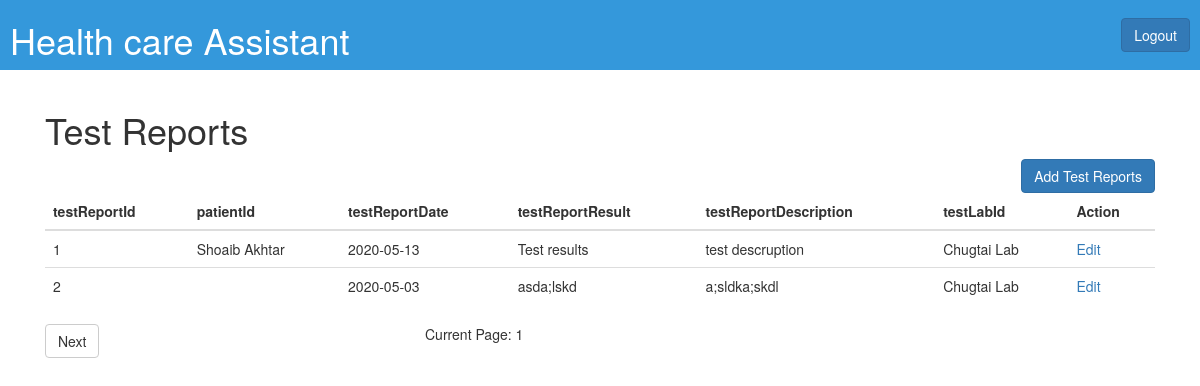
Page /test-report/index.php (signed in) on the committed database.
### tables this page shows
CREATE TABLE `test_report` (
  `testReportId` int(255) NOT NULL,
  `patientId` int(255) DEFAULT NULL,
  `testReportDate` date DEFAULT NULL,
  `testReportResult` varchar(255) DEFAULT NULL,
  `testReportDescription` text DEFAULT NULL,
  `testLabId` int(255) DEFAULT NULL
);

CREATE TABLE `patient` (
  `patientId` int(255) NOT NULL,
  `patientName` varchar(255) DEFAULT NULL,
  `patientAddress` varchar(255) DEFAULT NULL,
  `patientContact` varchar(255) DEFAULT NULL,
  `patientDob` date DEFAULT NULL,
  `patientPicture` varchar(255) DEFAULT NULL,
  `patientCnic` varchar(255) DEFAULT NULL,
  `patientPassword` varchar(255) DEFAULT NULL,
  `patientGender` varchar(255) DEFAULT NULL
);

CREATE TABLE `test_lab` (
  `testLabId` int(255) NOT NULL,
  `testLabName` text DEFAULT NULL,
  `testLabAddress` varchar(255) DEFAULT NULL,
  `testLabPhone` varchar(255) DEFAULT NULL
);

### functions.php (called while the page is built, shortened)
<?php
require('connection.php');
function getTestReports( $offset,  $limit) {
    global $mysqli;
    $query = "SELECT * FROM test_report LIMIT ".$limit." OFFSET ".$offset;
    $queryResult = $mysqli -> query($query);
    $reports = [];
    if($queryResult) {
        $reports = $queryResult -> fetch_all(MYSQLI_ASSOC);
    }
    else {
        echo "Error in executing query\n";
        echo $mysqli->error;
    }
    return $reports;
}
function getPatientNameById($id){
    global $mysqli;
    $query = "SELECT patientName  FROM patient WHERE patientId=".$id;
    $patient = NULL;
    $queryResult = $mysqli -> query($query);
    if($queryResult)
    {
        $patient = $queryResult -> fetch_assoc();
    }
    else
    {
        echo "Error in executing query";
    }
    return $patient['patientName'];
}
function getTestLabNameById($id){
    global $mysqli;
    $query = "SELECT testLabName  FROM test_lab WHERE testLabId=".$id;
    $lab = NULL;
    $queryResult = $mysqli -> query($query);
    if($queryResult)
    {
        $lab = $queryResult -> fetch_assoc();
    }
    else
    {
        echo "Error in executing query";
    }
    return $lab['testLabName'];
}
?>

### test-report/index.php (the view, shortened to what this page needs)
<?php
    require("../functions.php");
    $pageNum = 0;
    $limit = 20;
    $offset = $pageNum * $limit;
    $testReports = getTestReports( $offset,  $limit);
?>
<!DOCTYPE html>
<html lang="en" xmlns="http://www.w3.org/1999/html">
<head>
    <link rel="stylesheet" type="text/css" href="../style1.css">
    <link rel="stylesheet" href="https://maxcdn.bootstrapcdn.com/bootstrap/3.4.0/css/bootstrap.min.css">
</head>
<body class="bg">
    <div id="header">
        <h1><a href="../adminportal.php" style="text-decoration:none; color: white;">Health care Assistant</a></h1>
        <a href="../logout-admin.php" class="btn btn-primary">Logout</a>
    </div>
    <div class="container">
        <div class="col-md-12">
        <h1>Test Reports</h1>
            <div class="action-btns">
                <a href="add.php" class="btn btn-primary pull-right">Add Test Reports</a>
            </div>
            <table class="table" id="prescription-table">
                <thead class="thead-light">
                    <tr>
                        <th scope="col">testReportId</th>
                        <th scope="col">patientId</th>
                        <th scope="col">testReportDate</th>
                        <th scope="col">testReportResult</th>
                        <th scope="col">testReportDescription</th>
                        <th scope="col">testLabId</th>
                        <th scope="col">Action</th>
                    </tr>
                </thead>
                <tbody>
                    <?php for ($i=0; $i < count($testReports); $i++) { ?>
                    <tr>
                        <td><?php echo $testReports[$i]['testReportId']; ?></td>
                        <td><?php echo getPatientNameById($testReports[$i]['patientId']); ?></td>
                        <td><?php echo $testReports[$i]['testReportDate']; ?></td>
                        <td><?php echo $testReports[$i]['testReportResult']; ?></td>
                        <td><?php echo $testReports[$i]['testReportDescription']; ?></td>
                        <td><?php echo getTestLabNameById($testReports[$i]['testLabId']); ?></td>
                        <td><a href="edit.php?testReportId=<?php echo $testReports[$i]['testReportId']; ?>">Edit</a></td>
                    </tr>
                    <?php } ?>
                </tbody>
            </table>
            <div class="row">
                <div class="col-md-4">
                    <div class="btn-group" role="group">
                        <a href="index.php?pageNum=<?php echo $pageNum + 1; ?>" class="btn btn-default">Next</a>
                    </div>
                </div>
                <div class="col-md-4">Current Page: <?php echo $pageNum+1; ?></div>
            </div>
        </div>
    </div>
</body>
</html>

### style1.css (style rules this page uses)
body, html { height: 100%; margin: 0; }
.bg { background-image: url("OSZB6Y0.jpg"); background-size: cover; }
#header { background-color: #3498db; color: white; display: flex; justify-content: space-between; align-items: center; padding-left: 10px; padding-right: 10px; margin-bottom: 20px; }

### rows in the picture
test_report: testReportId "1", patientId.patientName "Shoaib Akhtar", testReportDate "2020-05-13", testReportResult "Test results", testReportDescription "test descruption", testLabId.testLabName "Chugtai Lab"
test_report: testReportId "2", testReportDate "2020-05-03", testReportResult "asda;lskd", testReportDescription "a;sldka;skdl", testLabId.testLabName "Chugtai Lab"

### other values in the picture
$pageNum+1 "1"
